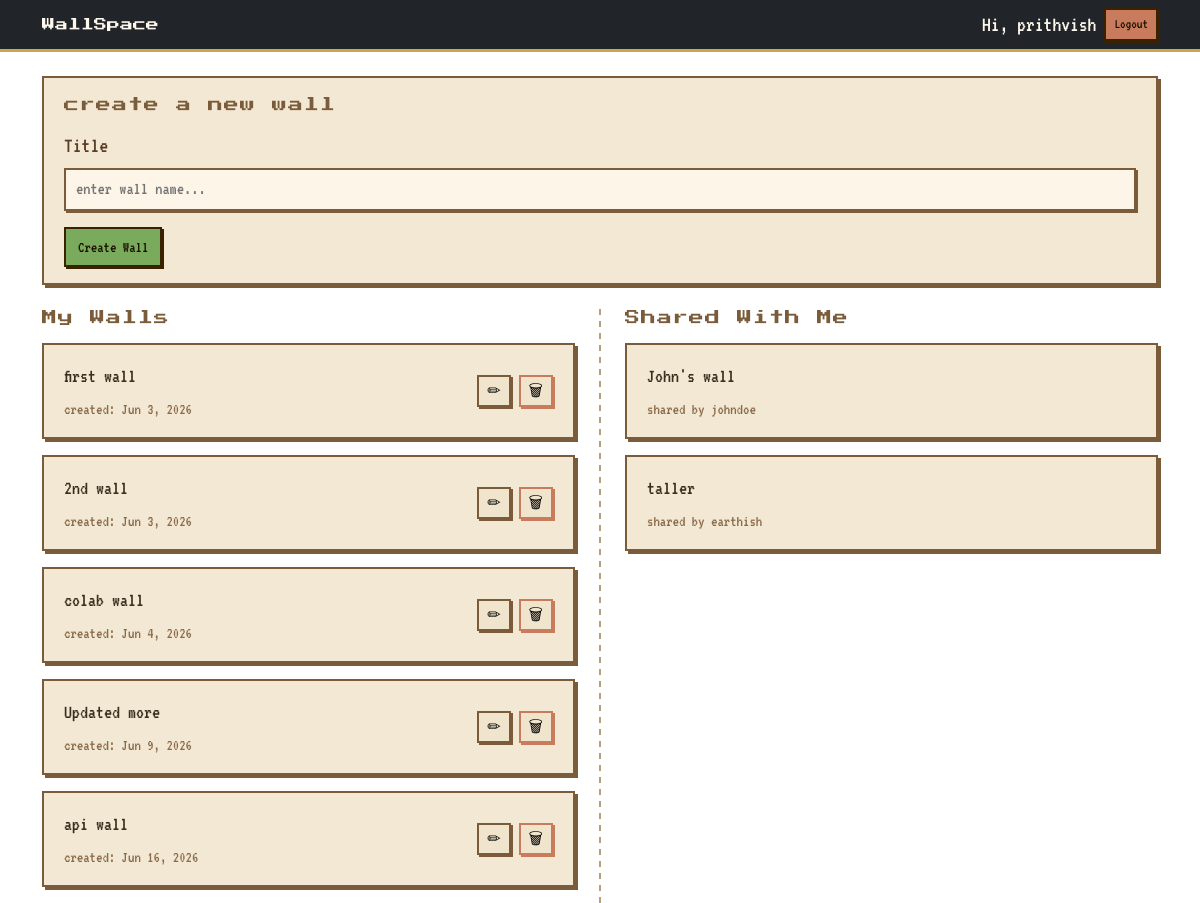
The app's page / (signed in) with its own data.
### walls/models.py (models this page shows, shortened)
class Wall(models.Model):
    title = models.CharField(max_length=100)
    owner=models.ForeignKey(
        User,
        on_delete=models.CASCADE,
        related_name='walls'
    )
    created_at = models.DateTimeField(
        auto_now_add=True
    )

### walls/views.py (the view)
# urls.py: path('',views.home, name='home'),
@login_required #decorator, it checks automatically if a certain condition is satisfied or not
def home(request):
    if request.method=='POST':
        form=WallForm(request.POST)
        if form.is_valid():
            wall = form.save(commit=False)
            wall.owner= request.user
            wall.save()
            return redirect('home')
    else:
        form = WallForm()
    owned_walls = Wall.objects.filter(
        owner=request.user
    )
    shared_walls = Wall.objects.filter(
    members__user=request.user
    ).exclude(
        owner=request.user
    )
    context={
        'owned_walls':owned_walls,
        'shared_walls':shared_walls,
        'form':form
    }
    return render(
        request, 'walls/home.html', context
    )

### walls/forms.py
class WallForm(forms.ModelForm):
    class Meta:
        model = Wall
        fields = ['title']

### walls/templates/walls/home.html (shortened to what this page needs)
{% extends "base.html" %}
{% block content %}
<div class="pixel-card mb-4">
    <p class="pixel-section-label">create a new wall</p>
    <form method="POST">
        <div class="mb-3">
            <label class="pixel-label">Title</label>
            <input
                type="text"
                name="title"
                class="pixel-input"
                placeholder="enter wall name...">
        </div>
        <button class="btn btn-primary" type="submit">
            Create Wall
        </button>
    </form>
</div>
<div class="walls-grid">
    <div class="walls-column">
        <h2 class="walls-heading">My Walls</h2>
        {% for wall in owned_walls %}
        <a href="{% url 'wall-detail' wall.id %}" class="wall-card-link">
            <div class="pixel-card mb-3 wall-card d-flex justify-content-between align-items-center">
                <div>
                    <div class="wall-link">{{ wall.title }}</div>
                    <div class="wall-meta">created: {{ wall.created_at|date:"M j, Y" }}</div>
                </div>
                <div class="d-flex gap-2" onclick="event.stopPropagation()">
                    <button
                        class="pixel-icon-btn"
                        data-bs-toggle="modal"
                        data-bs-target="#renameModal{{ wall.id }}"
                        title="Rename">
                        ✏
                    </button>
                    <form method="POST" action="{% url 'delete-wall' wall.id %}" style="display:inline;">
                        <button type="submit" class="pixel-icon-btn danger" title="Delete">🗑</button>
                    </form>
                </div>
            </div>
        </a>
        {% empty %}
        <p class="pixel-empty">no walls yet.</p>
        {% endfor %}
    </div>
    <div class="walls-divider"></div>
    <div class="walls-column">
        <h2 class="walls-heading">Shared With Me</h2>
        {% for wall in shared_walls %}
        <a href="{% url 'wall-detail' wall.id %}" class="wall-card-link">
            <div class="pixel-card mb-3 wall-card">
                <div class="wall-link">{{ wall.title }}</div>
                <div class="wall-meta">shared by {{ wall.owner.username }}</div>
            </div>
        </a>
        {% empty %}
        <p class="pixel-empty">no shared walls yet.</p>
        {% endfor %}
    </div>
</div>
{% endblock %}

### templates/base.html (shortened to what this page needs)
{% load static %}
<!DOCTYPE html>
<html>
<head>
    <link
    rel="stylesheet"
    href="{% static 'css/main.css' %}">
    <link href="https://cdn.jsdelivr.net/npm/bootstrap@5.3.3/dist/css/bootstrap.min.css"
          rel="stylesheet">
</head>
<body style="background-image: url('{% static "images/bg.png" %}'); background-size: cover; background-attachment: fixed; background-position: center bottom;">
    <nav
        class="navbar navbar-expand-lg navbar-dark bg-dark">
        <div class="container">
            <a
                class="navbar-brand"
                href="{% url 'home' %}">
                WallSpace
            </a>
            {% block nav_buttons %}
            <div
                class="ms-auto d-flex gap-2 align-items-center">
                {% if user.is_authenticated %}
                    <span class="text-light">
                        Hi, {{ user.username }}
                    </span>
                    <form
                        method="POST"
                        action="{% url 'logout' %}">
                        <button
                            type="submit"
                            class="btn btn-danger btn-sm">
                            Logout
                        </button>
                    </form>
                {% endif %}
            </div>
        </div>
        {% endblock %}
    </nav>
    <div class="container mt-4">
        {% block content %}
        {% endblock %}
    </div>
</body>
</html>

### static/css/main.css (style rules this page uses)
body { background-color: #e8d4a0; color: #2a1a0a; min-height: 100vh; }
h2 { font-family: 'Press Start 2P', monospace; font-size: 14px; color: #3a2e1e; margin-bottom: 1rem; }
.walls-heading { font-family: 'Press Start 2P', monospace; font-size: 15px; color: #7a5c3a; margin-bottom: 1rem; letter-spacing: 1px; }
.navbar { background-color: #3a2e1e !important; border-bottom: 3px solid #c8a84b; }
.navbar-brand { font-family: 'Press Start 2P', monospace !important; font-size: 13px !important; color: #FFF8EC !important; font-weight: 400 !important; }
.navbar span, .navbar a:not(.navbar-brand) { font-family: 'VT323', monospace !important; font-size: 22px !important; color: #FFF8EC !important; }
.btn { font-family: 'VT323', monospace; font-size: 20px; border-radius: 0 !important; border: 2px solid #3a2200 !important; box-shadow: 2px 2px 0 #3a2200; transition: transform 0.1s, box-shadow 0.1s; line-height: 1.2; }
.btn-primary { background-color: #7aaa5c !important; color: #1a0f00 !important; }
.btn-danger { background-color: #c97c5d !important; color: #1a0f00 !important; }
.pixel-card { background-color: #f0e4cc; border: 2px solid #7a5c3a; box-shadow: 3px 3px 0 #7a5c3a; border-radius: 0; padding: 1rem 1.25rem; transition: transform 0.1s, box-shadow 0.1s; }
.pixel-section-label { font-family: 'Press Start 2P', monospace; font-size: 15px; color: #7a5c3a; letter-spacing: 1px; margin-bottom: 0.75rem; }
.wall-link { font-family: 'VT323', monospace; font-size: 20px; color: #3a2e1e !important; text-decoration: none; display: block; margin-bottom: 6px; }
.wall-meta { font-family: 'VT323', monospace; font-size: 16px; color: #8a6a4a; }
.pixel-label { font-family: 'VT323', monospace; font-size: 22px; color: #5a3e28; display: block; margin-bottom: 6px; }
.pixel-input { width: 100%; background-color: #fdf6e8; border: 2px solid #7a5c3a; box-shadow: 2px 2px 0 #7a5c3a; border-radius: 0; padding: 8px 10px; font-family: 'VT323', monospace; font-size: 18px; color: #2a1a0a; outline: none; }
.walls-grid { display: flex; gap: 0; align-items: flex-start; }
.walls-column { flex: 1; min-width: 0; }
.walls-divider { width: 2px; background: repeating-linear-gradient( to bottom, #b5a080 0px, #b5a080 6px, transparent 6px, transparent 12px ); margin: 0 1.5rem; align-self: stretch; min-height: 100%; }
.container, .container-fluid { background-color: transparent !important; }
.pixel-card { background-color: rgba(240, 228, 204, 0.85); backdrop-filter: blur(1px); }
.wall-card { background-color: rgba(240, 228, 204, 0.85); }
button, input[type="submit"] { font-family: 'VT323', monospace !important; }
label { font-family: 'VT323', monospace; font-size: 22px; color: #3a2e1e; }
input[type="text"], input[type="password"], input[type="email"] { font-family: 'VT323', monospace; font-size: 18px; background-color: #fdf6e8; border: 2px solid #7a5c3a; box-shadow: 2px 2px 0 #7a5c3a; border-radius: 0; padding: 6px 10px; outline: none; width: 100%; }
.pixel-icon-btn { font-size: 16px; background: rgba(240, 228, 204, 0.9); border: 2px solid #7a5c3a; box-shadow: 2px 2px 0 #7a5c3a; border-radius: 0; cursor: pointer; padding: 2px 8px; transition: transform 0.1s; }
.pixel-icon-btn.danger { border-color: #c97c5d; box-shadow: 2px 2px 0 #c97c5d; }
.wall-card-link { text-decoration: none; display: block; }

### records on screen
Wall: title "first wall", created_at "Jun 3, 2026"
Wall: title "2nd wall", created_at "Jun 3, 2026"
Wall: title "colab wall", created_at "Jun 4, 2026"
Wall: title "Updated more", created_at "Jun 9, 2026"
Wall: title "api wall", created_at "Jun 16, 2026"
Wall: title "John's wall", owner.username "johndoe"
Wall: title "taller", owner.username "earthish"

### other values on screen
{{ user.username }} "prithvish"
